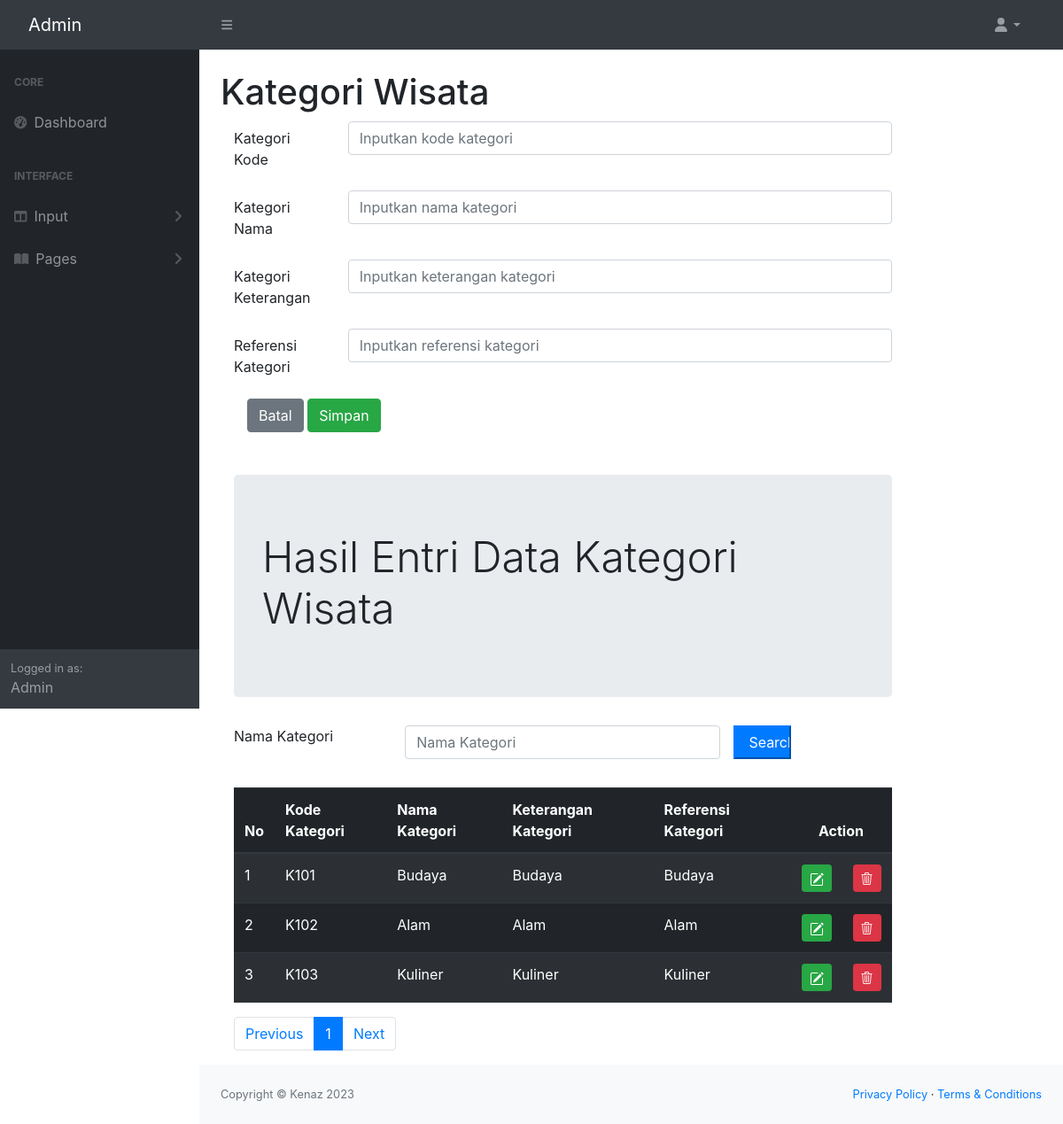
The page /admin/inputkategori.php on the database its author committed.
### tables this page shows
CREATE TABLE `kategoriwisata` (
  `kategoriKODE` char(4) NOT NULL,
  `kategoriNAMA` char(25) NOT NULL,
  `kategoriKET` text NOT NULL,
  `kategoriREFERENCE` varchar(50) NOT NULL
);

### admin/inputkategori.php (the view, shortened to what this page needs)
<!doctype html>
<?php include "INCLUDE/head.php"?>
    <body class="sb-nav-fixed">
        <?php include "INCLUDE/menunav.php"?>
        <div id="layoutSidenav">
            <?php include "INCLUDE/menu.php"?>
            <div id="layoutSidenav_content">
                <main>
                    <div class="container-fluid px-4">
                        <h1 class="mt-4">Kategori Wisata</h1>
<?php
	include "include/config.php";
?>
<html lang="en">
  <head>
    <link rel="stylesheet" href="https://cdn.jsdelivr.net/npm/bootstrap@4.0.0/dist/css/bootstrap.min.css">
	<link rel="stylesheet" href="https://cdnjs.cloudflare.com/ajax/libs/select2/4.0.13/css/select2.min.css">
    <link rel="stylesheet" href="https://cdn.jsdelivr.net/npm/bootstrap-icons@1.10.2/font/bootstrap-icons.css">
  </head>
  <body>
	<div class="col-sm-2"></div>
	<div class="col-sm-10">
	<form method="POST">
		<div class="form-group row">
			<label for="kategorikode" class="col-sm-2 col-form-label">Kategori Kode</label>
			<div class="col-sm-10">
				<input type="text" class="form-control" id="kategorikode" name="inputKategoriKode" placeholder="Inputkan kode kategori">
			</div>
		</div>
		<div class="form-group row">
			<label for="kategoriNAMA" class="col-sm-2 col-form-label">Kategori Nama</label>
			<div class="col-sm-10">
				<input type="text" class="form-control" id="kategoriNAMA" name="inputKategoriNama" placeholder="Inputkan nama kategori">
			</div>
		</div>
		<div class="form-group row">
			<label for="kategoriKET" class="col-sm-2 col-form-label">Kategori Keterangan</label>
			<div class="col-sm-10">
				<input type="text" class="form-control" id="kategoriKET" name="inputKategoriKet" placeholder="Inputkan keterangan kategori">
			</div>
		</div>
		<div class="form-group row">
			<label for="kategoriREFERENCE" class="col-sm-2 col-form-label">Referensi Kategori</label>
			<div class="col-sm-10">
				<input type="text" class="form-control" id="kategoriREFERENCE" name="inputKategoriReference" placeholder="Inputkan referensi kategori">
			</div>
		</div>
		<div class="col-sm-3"></div>
		<div class="col-sm-7">
			<button type="reset" class="btn btn-secondary">Batal</button>
			<button type="submit" class="btn btn-success" value="Simpan" name="Simpan">Simpan</button>
		</div>
	</form>
	<div class="jumbotron mt-5">
                    <h2 class="display-5">Hasil Entri Data Kategori Wisata</h2>
                </div>
                <form method="POST">
                    <div class="form-group row mb-2">
                        <label for="Search" class="col-sm-3">Nama Kategori</label>
                        <div class="col-sm-6">
                            <input type="text" name="Search" class="form-control" id="Search"
                            value="<?php if(isset($_POST["Search"])){echo $_POST["Search"];
                            }?>" placeholder="Nama Kategori">
                        </div>
                        <input type="submit" name="kirim" class="col-sm-1 btn-primary" value="Search">
                    </div>
                </form>
                <br>
                <table class="table table-dark table-striped">
                    <thead>
                        <tr>
                        <th scope="col">No</th>
                        <th scope="col">Kode Kategori</th>
                        <th scope="col">Nama Kategori</th>
                        <th scope="col">Keterangan Kategori</th>
						<th scope="col">Referensi Kategori</th>
						<th colspan="2" style="text-align: center;">Action</th>
                        </tr>
                    </thead>
                    <tbody>
                        <?php
                            $jumlahtampilan = 3;
                            $halaman = (isset($_GET['page']))? $_GET['page'] : 1;
                            $mulaitampilan = ($halaman - 1) * $jumlahtampilan;
                            if(isset($_POST["kirim"])){
                                $Search = $_POST["Search"];
                                $query = mysqli_query($connection, "select * from kategoriwisata where kategoriNAMA like'%".$Search."%';");
                            } else{
                                $query = mysqli_query($connection, "select * from kategoriwisata
                                limit $mulaitampilan, $jumlahtampilan;");
                            }
                            $nomor = 1;
                            while($row = mysqli_fetch_array($query)){
                        ?>
                        <tr>
                            <td>
                                <?php echo $mulaitampilan + $nomor;?>
                            </td>
                            <td><?php echo $row['kategoriKODE']; ?></td>
                            <td><?php echo $row['kategoriNAMA']; ?></td>
                            <td><?php echo $row['kategoriKET']; ?></td>
							<td><?php echo $row['kategoriREFERENCE']; ?></td>
							<td width="5px">
                                <a href="inputkategoriedit.php?ubah=<?php echo $row["kategoriKODE"] ?>" class="btn btn-success btn-sm" title="EDIT">
                            </td>
                            <td width="5px">
                                <a href="inputkategorihapus.php?hapus=<?php echo $row["kategoriKODE"] ?>" class="btn btn-danger btn-sm" title="HAPUS">
                                <i class="bi bi-trash3"></i>
                            </td>
                            <?php
                                $nomor += 1;
                                }
                            ?>
                        </tr>
                    </tbody>
                </table>
            <?php
                $query = mysqli_query($connection, "SELECT * FROM kategoriwisata");
                $jumlahrecord = mysqli_num_rows($query);
                $jumlahpage = ceil($jumlahrecord / $jumlahtampilan);
            ?>
            <nav aria-label="Page navigation example">
            <ul class="pagination">
                <li class="page-item"><a class="page-link" href="?page=<?php $nomorhal=1;
                echo $nomorhal?>">Previous</a></li>
                <?php for($nomorhal=1; $nomorhal<=$jumlahpage; $nomorhal++){ ?>
                <li class="page-item">
                    <?php if($nomorhal!=$halaman) {?>
                        <a class="page-link" href="?page=<?php echo $nomorhal ?>"><?php echo $nomorhal ?></a>
                    <?php } else{ ?>
                        <li class="page-item active" aria-current="page">
                            <a class="page-link" href="?page=<?php echo $nomorhal;?>"><?php echo $nomorhal ?></a>
                        </li>
                    <?php } ?>
                </li>
                <?php } ?>
                <li class="page-item"><a class="page-link" href="?page=<?php echo $nomorhal - 1; ?>">Next</a></li>
            </ul>
            </nav>
	</div>
  </body>
  </main>
                <?php include "INCLUDE/footer.php"?>
            </div>
        </div>
</html>

### rows shown on the page
kategoriwisata: kategoriKODE "K101", kategoriNAMA "Budaya", kategoriKET "Budaya", kategoriREFERENCE "Budaya"
kategoriwisata: nomor "2", kategoriKODE "K102", kategoriNAMA "Alam", kategoriKET "Alam", kategoriREFERENCE "Alam"
kategoriwisata: nomor "3", kategoriKODE "K103", kategoriNAMA "Kuliner", kategoriKET "Kuliner", kategoriREFERENCE "Kuliner"
